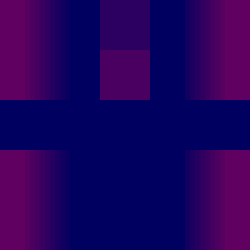

Tiled map render using the project's own tile images. Description and the map definition, with tile-layer contents summarised, below:
An orthogonal 50x50 tile map with 5x5 px tiles, 2 tile layers (height, decor), 3 hidden layers not drawn, 3 tilesets.

<map version="1.10" tiledversion="1.12.2" orientation="orthogonal" renderorder="right-down" width="50" height="50" tilewidth="5" tileheight="5" infinite="0" nextlayerid="6" nextobjectid="20">
 <tileset firstgid="1" source="terrain.tsx" />
 <tileset firstgid="2001" source="decor.tsx" />
 <tileset firstgid="2021" source="height.tsx" />
 <layer id="1" name="terrain" width="50" height="50" visible="0">
  <data>[2500 cells, 2500 non-empty, 5 distinct tile ids]</data>
 </layer>
 <layer id="6" name="height" width="50" height="50" opacity="0.38">
  <data>[2500 cells, 2500 non-empty, 13 distinct tile ids]</data>
 </layer>
 <objectgroup id="5" name="flags" />
 <imagelayer id="2" name="background_image" visible="0" opacity="0.33">
  <image source="background.png" width="250" height="250" />
 </imagelayer>
 <imagelayer id="3" name="interiors_image" visible="0" opacity="0.27">
  <image source="interiors.png" width="250" height="250" />
 </imagelayer>
 <objectgroup id="3" name="spawn_zones" />
 <objectgroup id="4" name="interiors_zones" visible="0" />
 <layer id="2" name="decor" width="50" height="50">
  <data>[2500 cells, 0 non-empty, 0 distinct tile ids]</data>
 </layer>
</map>
